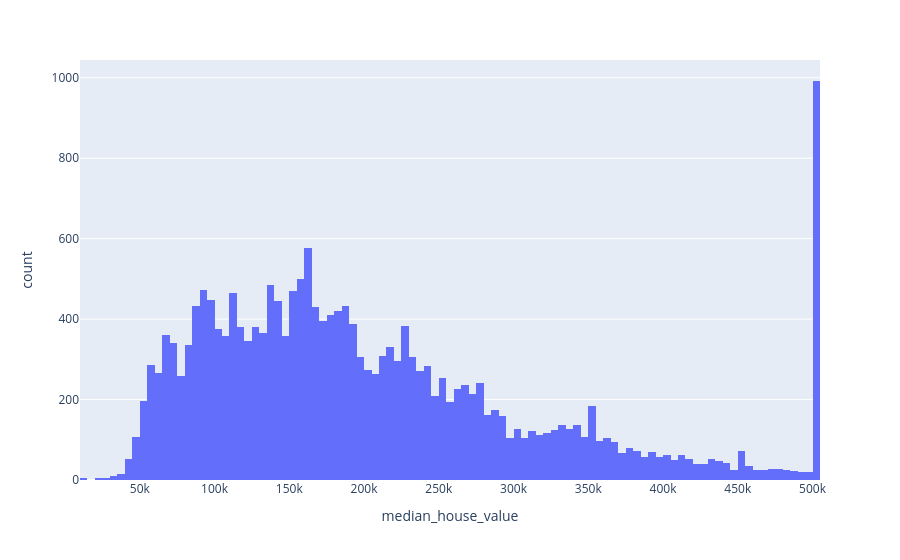

The code cell stored with this chart in its notebook:
### Code cell
px.histogram(data_frame = housing_df, x = 'median_house_value')

### Figure 1 — Plotly figure (JSON) as saved in the notebook; plotly's stock layout.template omitted (floating-point values rounded to 4 significant figures; data arrays with more than 128 entries replaced by an {"elided": "..."} marker saying what was removed)
{"data": [{"bingroup": "x", "hovertemplate": "median_house_value=%{x}<br>count=%{y}<extra></extra>", "legendgroup": "", "marker": {"color": "#636efa", "pattern": {"shape": ""}}, "name": "", "orientation": "v", "showlegend": false, "type": "histogram", "x": {"elided": "20640 float values"}, "xaxis": "x", "yaxis": "y"}], "layout": {"barmode": "relative", "legend": {"tracegroupgap": 0}, "margin": {"t": 60}, "xaxis": {"anchor": "y", "domain": [0, 1], "title": {"text": "median_house_value"}}, "yaxis": {"anchor": "x", "domain": [0, 1], "title": {"text": "count"}}}}
